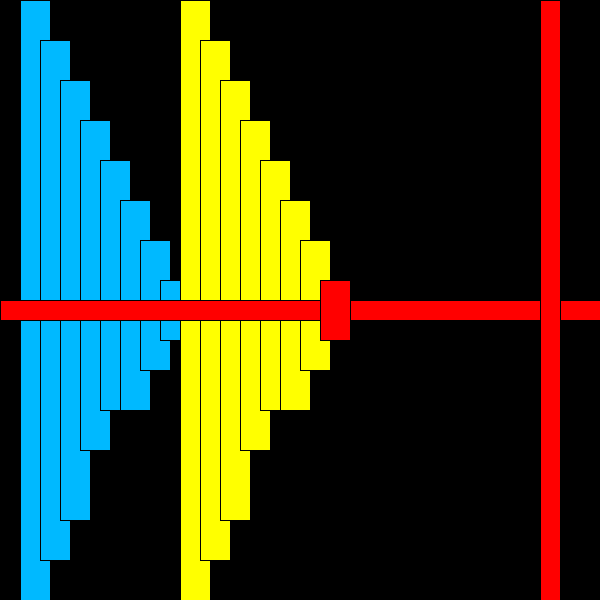
Frame 1 (no input)
Frame 60 (the mouse pressed at the canvas centre just before this capture): identical to frame 1, image omitted
Frame 120 (the mouse held since frame 60 and released just before this capture): identical to frame 1, image omitted

The Processing sketch that drew this single still picture (run headless with seeded random() and noise(); from frame 60 on, the mouse is pressed at the canvas centre):

// Processing sketch: processing_129394
// ── processing_129394.pde

void setup(){
  size(600, 600);
  background(0);
}

void draw(){
  fill(0,185,255);
  rect(20,0,30,height);
  rect(40,40,30, height-80);
  rect(60,80,30,height-160);
  rect(80,120,30,height-270);
  rect(100,160,30, height-350);
  rect(120,200, 30, height-390);
  rect(140, 240,30, height-470);
  rect(160, 280, 30, height-540);
  fill(255,255,0);
  rect(180,0,30,height);
  rect(200,40,30, height-80);
  rect(220,80,30,height-160);
  rect(240,120,30,height-270);
  rect(260,160,30, height-350);
  rect(280,200, 30, height-390);
  rect(300, 240,30, height-470);
  fill(255,0,0);
  rect(0, 300, width, 20); 
  rect(320, 280, 30, height-540);
  rect(540, 0, 20, height);
}
